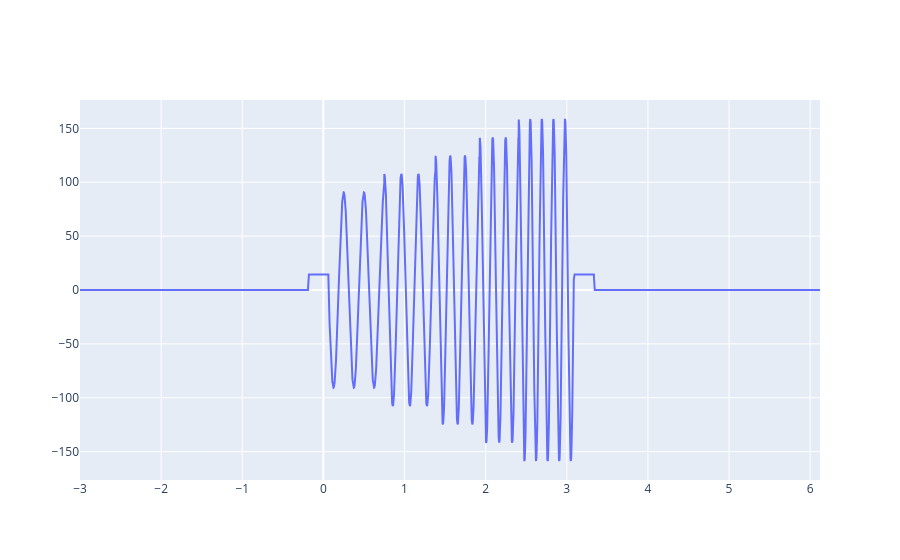

This figure's notebook cell:
### Code cell
fig = go.Figure()
fig.add_trace(go.Scatter(x=t, y=anglevel, mode="lines"))

### Figure 1 — Plotly figure (JSON) as saved in the notebook; plotly's stock layout.template omitted (floating-point values rounded to 4 significant figures; data arrays with more than 128 entries replaced by an {"elided": "..."} marker saying what was removed)
{"data": [{"mode": "lines", "type": "scatter", "x": {"elided": "9122 float values"}, "y": {"elided": "9122 float values"}}], "layout": {}}
